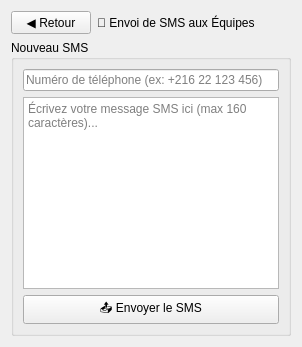
      <widget class="QWidget" name="pageSMS">
       <layout class="QVBoxLayout" name="layoutSMS">
        <item>
         <layout class="QHBoxLayout" name="headerSMS">
          <item>
           <widget class="QPushButton" name="btnRetourSMS">
            <property name="text">
             <string>◀ Retour</string>
            </property>
           </widget>
          </item>
          <item>
           <widget class="QLabel" name="labelTitleSMS">
            <property name="text">
             <string>📱 Envoi de SMS aux Équipes</string>
            </property>
           </widget>
          </item>
          <item>
           <spacer name="spacerSMS">
            <property name="orientation">
             <enum>Qt::Orientation::Horizontal</enum>
            </property>
            <property name="sizeHint" stdset="0">
             <size>
              <width>0</width>
              <height>0</height>
             </size>
            </property>
           </spacer>
          </item>
         </layout>
        </item>
        <item>
         <widget class="QGroupBox" name="groupBoxSMSForm">
          <property name="title">
           <string>Nouveau SMS</string>
          </property>
          <layout class="QVBoxLayout" name="layoutSMSForm">
           <item>
            <widget class="QLineEdit" name="smsNumero">
             <property name="placeholderText">
              <string>Numéro de téléphone (ex: +216 22 123 456)</string>
             </property>
            </widget>
           </item>
           <item>
            <widget class="QTextEdit" name="smsCorps">
             <property name="placeholderText">
              <string>Écrivez votre message SMS ici (max 160 caractères)...</string>
             </property>
            </widget>
           </item>
           <item>
            <widget class="QPushButton" name="btnEnvoyerSMS">
             <property name="text">
              <string>📤 Envoyer le SMS</string>
             </property>
            </widget>
           </item>
          </layout>
         </widget>
        </item>
       </layout>
      </widget>
